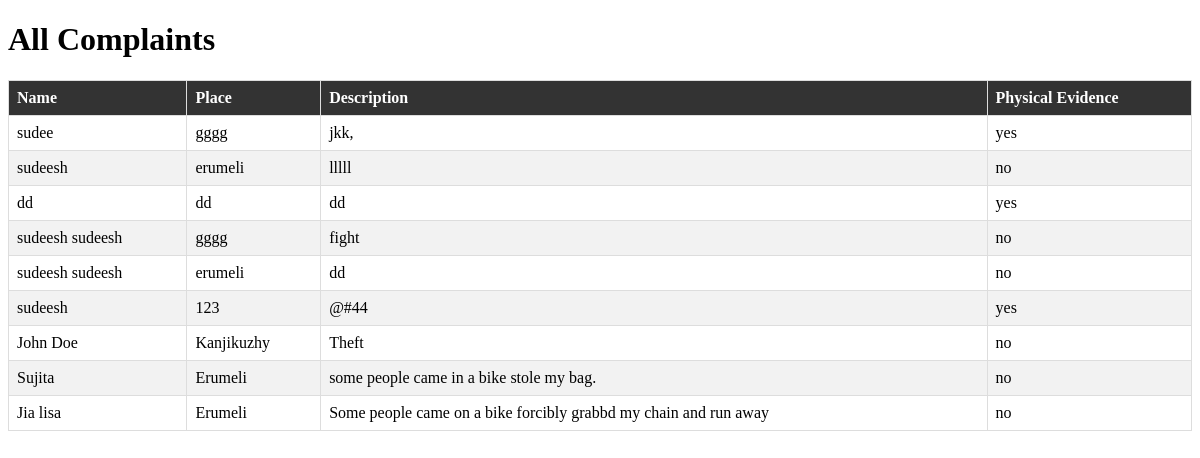
/complaints/, run on an earlier commit of the app's database.
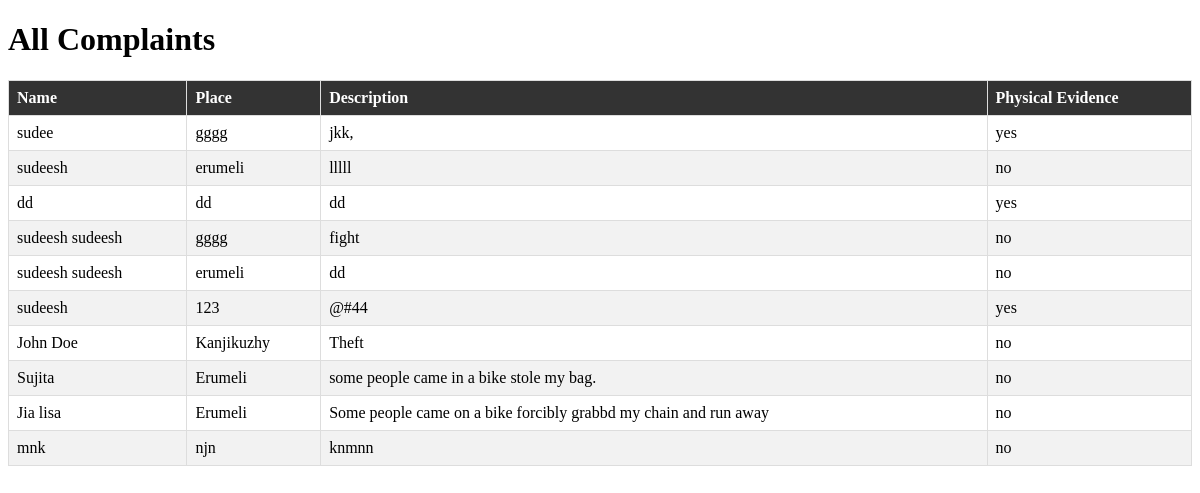
And on a later commit of the database.
### MyApp/models.py (models this page shows, shortened)
class Complaint(models.Model):
    user = models.ForeignKey(User, on_delete=models.CASCADE)
    name = models.CharField(max_length=122)
    place = models.CharField(max_length=122)
    Description= models.CharField(max_length=122)
    PhysicalEvidence= models.CharField(max_length=122)
    fileUpload = models.ImageField(upload_to='evidence', blank=True)

### MyApp/views.py (the view)
# urls.py: path('complaints/', views.complaint_list, name='complaint_list'),
def complaint_list(request):
    complaints = Complaint.objects.all()
    return render(request, 'admin/complaint_list.html', {'complaints': complaints})

### templates/admin/complaint_list.html (shortened to what this page needs)
<!DOCTYPE html>
<html>
<head>
</head>
<body>
    <h1>All Complaints</h1>
    <table class="complaint-table">
        <thead>
            <tr>
                <th>Name</th>
                <th>Place</th>
                <th>Description</th>
                <th>Physical Evidence</th>
            </tr>
        </thead>
        <tbody>
            {% for complaint in complaints %}
                <tr>
                    <td>{{ complaint.name }}</td>
                    <td>{{ complaint.place }}</td>
                    <td>{{ complaint.Description }}</td>
                    <td>{{ complaint.PhysicalEvidence }}</td>
                </tr>
            {% endfor %}
        </tbody>
    </table>
</body>
</html>

What changed in the data, as far as the page shows it:
added Complaint: name "mnk", place "njn", Description "knmnn", PhysicalEvidence "no"
